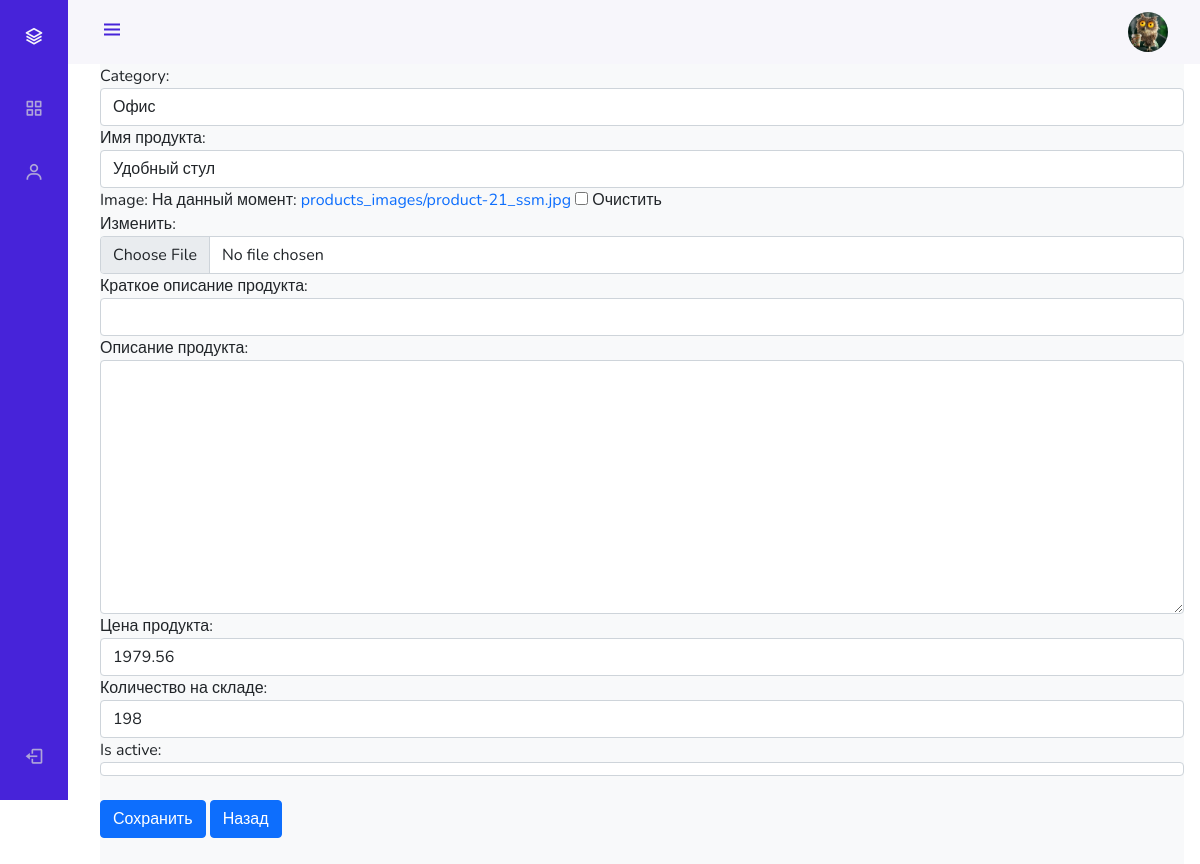
The app's page /admin_staff/products/update/1/ (signed in), older data.
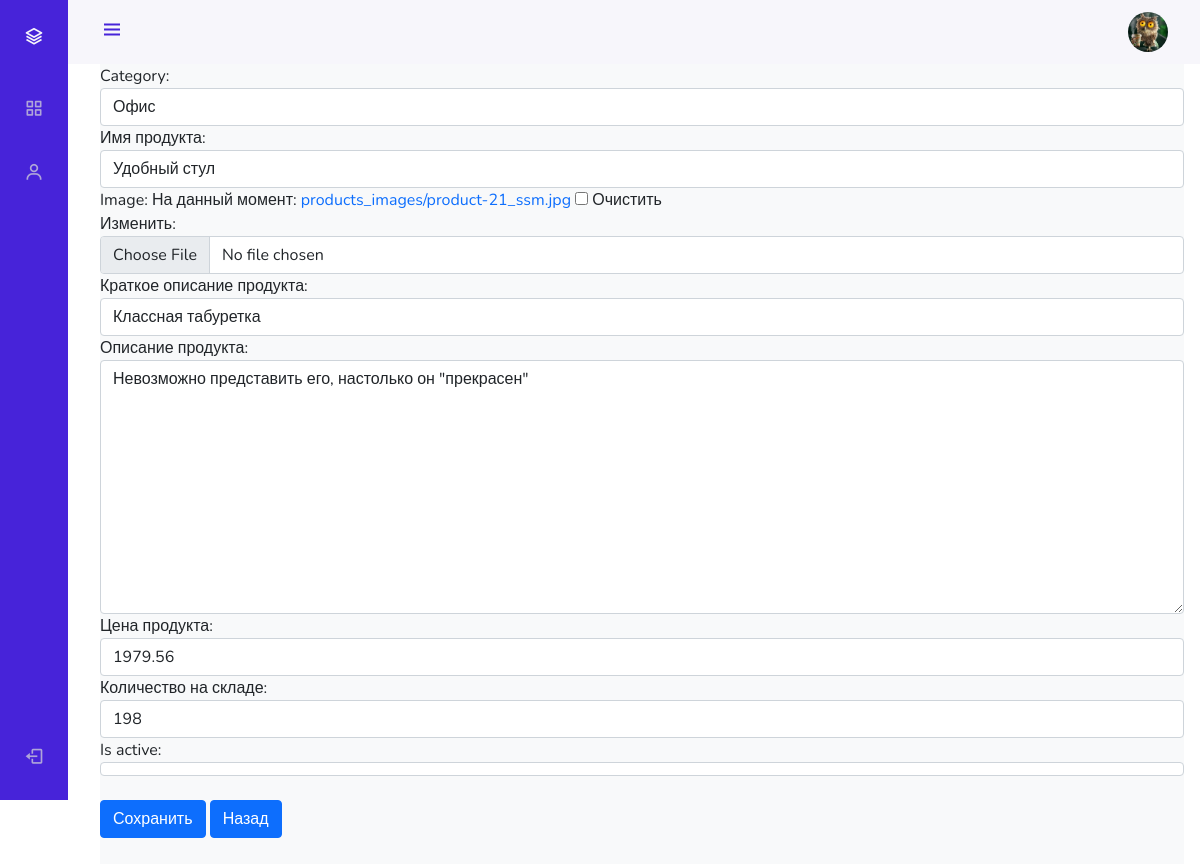
The same page, newer data.
### mainapp/models.py (models this page shows, shortened)
class Product(models.Model):
    category = models.ForeignKey(ProductCategory, on_delete=models.CASCADE)
    name = models.CharField(verbose_name='имя продукта', max_length=128)
    image = models.ImageField(upload_to='products_images', blank=True)
    short_desc = models.CharField(
        verbose_name='краткое описание продукта',
        max_length=60,
        blank=True,
    )
    description = models.TextField(
        verbose_name='описание продукта',
        blank=True,
    )
    price = models.DecimalField(
        verbose_name='цена продукта',
        max_digits=8,
        decimal_places=2,
        default=0,
    )
    quantity = models.PositiveIntegerField(
        verbose_name='количество на складе',
        default=0,
    )
    is_active = models.BooleanField(default=True)

### adminapp/views.py (the view)
# urls.py: path('products/update/<int:pk>/', adminapp.product_update, name='product_update'),
@user_passes_test(lambda u: u.is_superuser)
def product_update(request, pk):
    title = 'продукт/редактирование'
    edit_product = get_object_or_404(Product, pk=pk)
    if request.method == 'POST':
        edit_form = ProductEditForm(request.POST, request.FILES, instance=edit_product)
        if edit_form.is_valid():
            edit_form.save()
            return HttpResponseRedirect(reverse('admin_staff:products', args=[edit_product.category.pk]))
    else:
        edit_form = ProductEditForm(instance=edit_product)
    context = {'title': title,
               'update_form': edit_form,
               'category': edit_product.category,
               }
    return render(request, 'adminapp/product_update.html', context)

### adminapp/forms.py
class ProductEditForm(forms.ModelForm):
    class Meta:
        model = Product
        fields = '__all__'
    def __init__(self, *args, **kwargs):
        super(ProductEditForm, self).__init__(*args, **kwargs)
        for field_name, field in self.fields.items():
            field.widget.attrs['class'] = 'form-control'

### mainapp/models.py (called while the page is built)
    def __str__(self):
        return self.name

### adminapp/templates/adminapp/product_update.html (shortened to what this page needs)
{% extends 'adminapp/base.html' %}
{% load static %}
{% block content %}
    <form class="form-horizontal" method="post" enctype="multipart/form-data">
        {{ update_form }}<br>
      <button type="submit" class="btn btn-primary">Сохранить</button>
        <a href="{% url 'admin_staff:products' category.pk %}" class="btn btn-primary">Назад</a>
    </form>
{% endblock %}

Row changes from the older to the newer data that the page shows:
changed Product "Офис": short_desc (not shown) → "Классная табуретка"; description (not shown) → "Невозможно представить его, настолько он \"прекрасен\""
